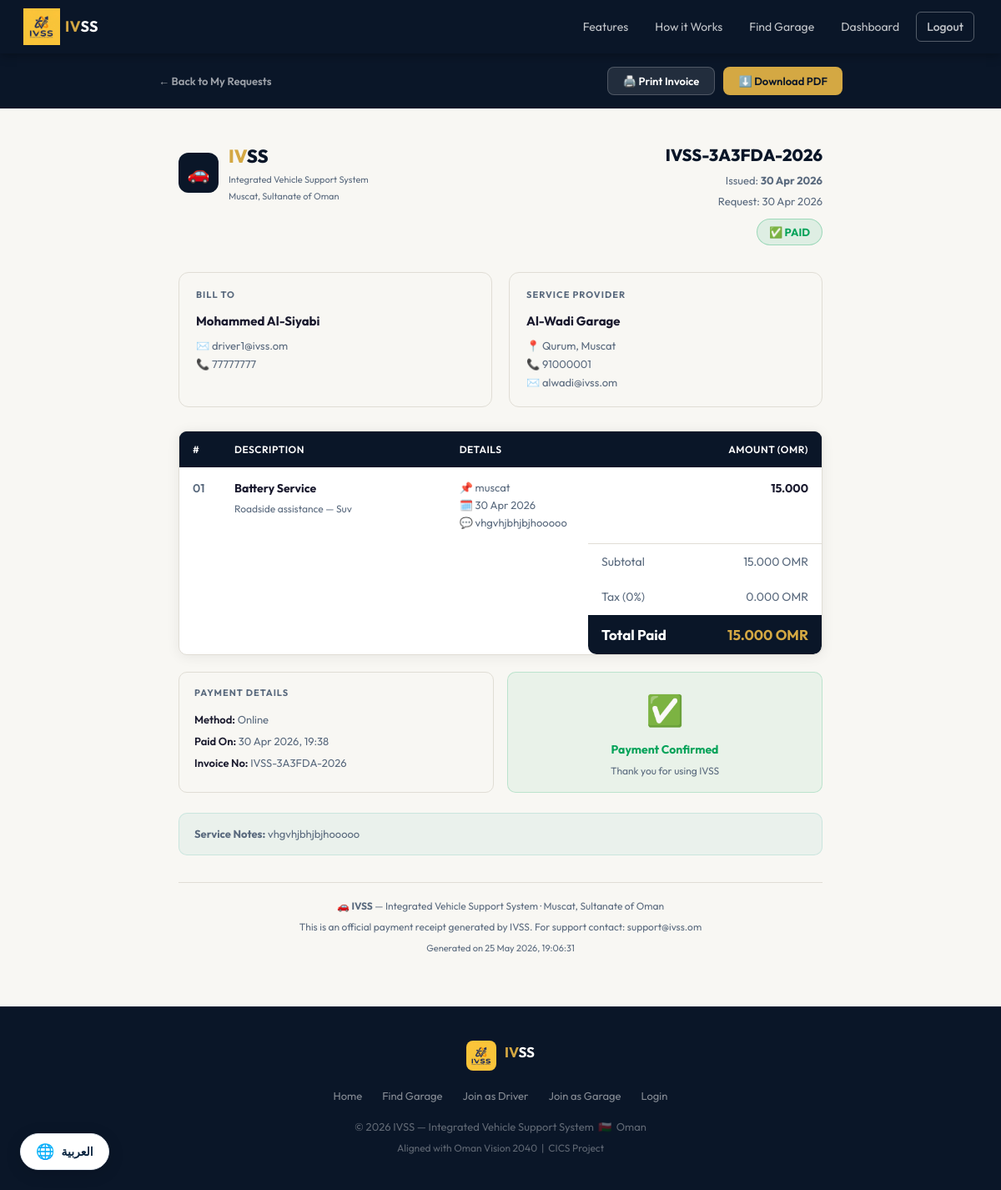
The app's page /pages/invoice.php?payment_id=1 (signed in) with its own data.
### tables this page shows
CREATE TABLE IF NOT EXISTS `payments` (
  `payment_id` int NOT NULL AUTO_INCREMENT,
  `request_id` int NOT NULL,
  `user_id` int NOT NULL,
  `amount` decimal(10,3) NOT NULL,
  `method` enum('card','cash','online') DEFAULT 'card',
  `status` enum('pending','paid','failed') DEFAULT 'pending',
  `invoice_number` varchar(50) DEFAULT NULL,
  `paid_at` timestamp NULL DEFAULT NULL,
  `created_at` timestamp NULL DEFAULT CURRENT_TIMESTAMP,
  PRIMARY KEY (`payment_id`),
  UNIQUE KEY `request_id` (`request_id`),
  UNIQUE KEY `invoice_number` (`invoice_number`),
  KEY `user_id` (`user_id`)
);

CREATE TABLE IF NOT EXISTS `service_requests` (
  `request_id` int NOT NULL AUTO_INCREMENT,
  `user_id` int NOT NULL,
  `garage_id` int DEFAULT NULL,
  `service_type` enum('towing','battery','tire','fuel','lockout','repair','other') NOT NULL,
  `vehicle_type` enum('sedan','suv','pickup','van','motorcycle','other') NOT NULL,
  `location_desc` varchar(300) NOT NULL,
  `notes` text,
  `price` decimal(10,3) DEFAULT NULL COMMENT 'Price set by garage before completing',
  `price_set_at` timestamp NULL DEFAULT NULL COMMENT 'When the garage set the price',
  `status` enum('pending','accepted','in_progress','completed','cancelled') DEFAULT 'pending',
  `created_at` timestamp NULL DEFAULT CURRENT_TIMESTAMP,
  `updated_at` timestamp NULL DEFAULT CURRENT_TIMESTAMP ON UPDATE CURRENT_TIMESTAMP,
  PRIMARY KEY (`request_id`),
  KEY `user_id` (`user_id`),
  KEY `garage_id` (`garage_id`)
);

CREATE TABLE IF NOT EXISTS `users` (
  `user_id` int NOT NULL AUTO_INCREMENT,
  `full_name` varchar(150) NOT NULL,
  `email` varchar(150) NOT NULL,
  `phone` int UNSIGNED NOT NULL,
  `password` varchar(255) NOT NULL,
  `language` enum('en','ar') DEFAULT 'en',
  `is_active` tinyint(1) DEFAULT '1',
  `created_at` timestamp NULL DEFAULT CURRENT_TIMESTAMP,
  PRIMARY KEY (`user_id`),
  UNIQUE KEY `email` (`email`)
);

CREATE TABLE IF NOT EXISTS `garages` (
  `garage_id` int NOT NULL AUTO_INCREMENT,
  `owner_name` varchar(150) NOT NULL,
  `garage_name` varchar(200) NOT NULL,
  `email` varchar(150) NOT NULL,
  `phone` int UNSIGNED NOT NULL,
  `password` varchar(255) NOT NULL,
  `location` varchar(255) NOT NULL,
  `latitude` decimal(10,7) DEFAULT NULL,
  `longitude` decimal(10,7) DEFAULT NULL,
  `services` text COMMENT 'Comma-separated list of offered services',
  `is_active` tinyint(1) DEFAULT '1',
  `rating` decimal(3,2) DEFAULT '0.00',
  `created_at` timestamp NULL DEFAULT CURRENT_TIMESTAMP,
  PRIMARY KEY (`garage_id`),
  UNIQUE KEY `email` (`email`)
);

### pages/invoice.php (the view, shortened to what this page needs)
<?php
$db        = getDB();
$paymentId = intval($_GET['payment_id'] ?? 0);
$userId    = $_SESSION['user_id'];
$stmt = $db->prepare("
    SELECT p.*,
           u.full_name   AS user_name,
           u.email       AS user_email,
           u.phone       AS user_phone,
           g.garage_name, g.location AS garage_location,
           g.phone       AS garage_phone, g.email AS garage_email,
           r.service_type, r.vehicle_type, r.location_desc, r.notes,
           r.created_at  AS request_date, r.price AS set_price
    FROM   payments p
    JOIN   service_requests r ON p.request_id = r.request_id
    JOIN   users u             ON p.user_id    = u.user_id
    LEFT   JOIN garages g      ON g.garage_id  = r.garage_id
    WHERE  p.payment_id = ?
      AND  p.user_id    = ?
      AND  p.status     = 'paid'
");
$stmt->execute([$paymentId, $userId]);
$inv = $stmt->fetch();
include __DIR__ . '/../includes/header.php';
?>
<div class="no-print" style="background:var(--navy);padding:16px 24px;">
  <div style="max-width:820px;margin:0 auto;display:flex;justify-content:space-between;align-items:center;flex-wrap:wrap;gap:10px;">
    <a href="my_requests.php" style="color:rgba(255,255,255,0.6);text-decoration:none;font-size:13px;font-weight:600;">
      ← Back to My Requests
    </a>
    <div style="display:flex;gap:10px;">
      <button onclick="window.print()"
              class="btn btn-sm"
              style="background:rgba(255,255,255,0.1);color:var(--white);border:1px solid rgba(255,255,255,0.2);">
        🖨️ Print Invoice
      </button>
      <button onclick="downloadPDF()"
              class="btn btn-primary btn-sm">
        ⬇️ Download PDF
      </button>
    </div>
  </div>
</div>
<div id="invoice-wrap">
  <div class="inv-header">
    <div class="inv-logo">
      <div class="logo-icon">🚗</div>
      <div>
        <div class="inv-logo" style="gap:0;">
          <div class="logo-text"><span>IV</span>SS</div>
        </div>
        <div class="logo-sub">Integrated Vehicle Support System</div>
        <div class="logo-sub">Muscat, Sultanate of Oman</div>
      </div>
    </div>
    <div class="inv-meta">
      <div class="inv-number"><?= htmlspecialchars($inv['invoice_number']) ?></div>
      <div class="inv-date">
        Issued: <strong><?= date('d M Y', strtotime($inv['paid_at'])) ?></strong>
      </div>
      <div class="inv-date">
        Request: <?= date('d M Y', strtotime($inv['request_date'])) ?>
      </div>
      <div>
        <span class="inv-status-paid">✅ PAID</span>
      </div>
    </div>
  </div>
  <div class="inv-parties">
    <div class="inv-party">
      <div class="inv-party-label">Bill To</div>
      <div class="inv-party-name"><?= htmlspecialchars($inv['user_name']) ?></div>
      <div class="inv-party-detail">
        ✉️ <?= htmlspecialchars($inv['user_email']) ?><br>
        📞 <?= htmlspecialchars($inv['user_phone']) ?>
      </div>
    </div>
    <div class="inv-party">
      <div class="inv-party-label">Service Provider</div>
      <div class="inv-party-name"><?= htmlspecialchars($inv['garage_name'] ?? 'IVSS Network') ?></div>
      <div class="inv-party-detail">
        <?php if ($inv['garage_location']): ?>
        📍 <?= htmlspecialchars($inv['garage_location']) ?><br>
        <?php endif; ?>
        <?php if ($inv['garage_phone']): ?>
        📞 <?= htmlspecialchars($inv['garage_phone']) ?><br>
        <?php endif; ?>
        <?php if ($inv['garage_email']): ?>
        ✉️ <?= htmlspecialchars($inv['garage_email']) ?>
        <?php endif; ?>
      </div>
    </div>
  </div>
  <div class="card" style="padding:0;overflow:hidden;margin-bottom:0;">
    <table class="inv-table">
      <thead>
        <tr>
          <th style="width:50px;">#</th>
          <th>Description</th>
          <th>Details</th>
          <th>Amount (OMR)</th>
        </tr>
      </thead>
      <tbody>
        <tr>
          <td style="color:var(--muted);font-weight:600;">01</td>
          <td>
            <div style="font-weight:700;font-size:14px;">
              <?= ucfirst($inv['service_type']) ?> Service
            </div>
            <div style="font-size:12px;color:var(--muted);margin-top:3px;">
              Roadside assistance — <?= ucfirst(str_replace('_',' ',$inv['vehicle_type'])) ?>
            </div>
          </td>
          <td style="font-size:13px;color:var(--muted);">
            📌 <?= htmlspecialchars($inv['location_desc']) ?><br>
            🗓️ <?= date('d M Y', strtotime($inv['request_date'])) ?>
            <?php if (!empty($inv['notes'])): ?>
            <br>💬 <?= htmlspecialchars(substr($inv['notes'],0,60)) ?>
            <?php endif; ?>
          </td>
          <td><?= number_format($inv['amount'],3) ?></td>
        </tr>
      </tbody>
    </table>
    <div class="inv-totals">
      <div class="inv-totals-inner">
        <div class="inv-total-row">
          <span>Subtotal</span>
          <span><?= number_format($inv['amount'],3) ?> OMR</span>
        </div>
        <div class="inv-total-row">
          <span>Tax (0%)</span>
          <span>0.000 OMR</span>
        </div>
        <div class="inv-total-row grand">
          <span>Total Paid</span>
          <span><?= number_format($inv['amount'],3) ?> OMR</span>
        </div>
      </div>
    </div>
  </div>
  <div style="display:grid;grid-template-columns:1fr 1fr;gap:16px;margin-top:20px;">
    <div style="background:var(--bg);border-radius:10px;padding:16px 18px;border:1px solid var(--border);">
      <div style="font-size:11px;font-weight:700;color:var(--muted);text-transform:uppercase;letter-spacing:1px;margin-bottom:10px;">Payment Details</div>
      <div style="font-size:13px;line-height:2;color:var(--muted);">
        <span style="color:var(--text);font-weight:600;">Method:</span>
        <?= ucfirst($inv['method'] ?? 'N/A') ?><br>
        <span style="color:var(--text);font-weight:600;">Paid On:</span>
        <?= date('d M Y, H:i', strtotime($inv['paid_at'])) ?><br>
        <span style="color:var(--text);font-weight:600;">Invoice No:</span>
        <?= htmlspecialchars($inv['invoice_number']) ?>
      </div>
    </div>
    <div style="background:rgba(6,163,90,0.06);border-radius:10px;padding:16px 18px;border:1px solid rgba(6,163,90,0.2);display:flex;flex-direction:column;justify-content:center;align-items:center;text-align:center;">
      <div style="font-size:36px;margin-bottom:8px;">✅</div>
      <div style="font-size:14px;font-weight:700;color:#06a35a;">Payment Confirmed</div>
      <div style="font-size:12px;color:var(--muted);margin-top:4px;">Thank you for using IVSS</div>
    </div>
  </div>
  <?php if ($inv['notes']): ?>
  <div class="inv-notes">
    <strong>Service Notes:</strong> <?= htmlspecialchars($inv['notes']) ?>
  </div>
  <?php endif; ?>
  <div class="inv-footer">
    <div style="margin-bottom:6px;">
      🚗 <strong>IVSS</strong> — Integrated Vehicle Support System · Muscat, Sultanate of Oman
    </div>
    <div>This is an official payment receipt generated by IVSS. For support contact: support@ivss.om</div>
    <div style="margin-top:8px;font-size:11px;">Generated on <?= date('d M Y, H:i:s') ?></div>
  </div>
</div>
<?php include __DIR__ . '/../includes/footer.php'; ?>

### css/style.css (style rules this page uses)
*, *::before, *::after { margin: 0; padding: 0; box-sizing: border-box; }
:root { --navy: #0a1628; --navy2: #0d1f3c; --navy3: #112240; --gold: #d4a843; --gold2: #f0c060; --teal: #1a9e8a; --teal2: #22c4ab; --bg: #f8f7f3; --white: #ffffff; --text: #1a1a2e; --muted: #5a6a7e; --border: #e0ddd5; --danger: #e24b4a; --success: #1a9e8a; --warning: #d4a843; --radius: 10px; --shadow: 0 2px 16px rgba(0,0,0,0.07); }
html { scroll-behavior: smooth; }
body { font-family: 'Outfit', 'Tajawal', sans-serif; background: var(--bg); color: var(--text); line-height: 1.6; }
.card { background: var(--white); border: 1px solid var(--border); border-radius: var(--radius); padding: 28px; box-shadow: var(--shadow); }
.btn { display: inline-block; padding: 12px 28px; border-radius: 8px; font-size: 15px; font-weight: 600; text-decoration: none; cursor: pointer; border: none; font-family: inherit; transition: all 0.2s; text-align: center; }
.btn-primary { background: var(--gold); color: var(--navy); }
.btn-sm { padding: 8px 18px; font-size: 13px; }
table { width: 100%; border-collapse: collapse; background: var(--white); }
thead th { background: var(--navy); color: var(--white); padding: 13px 16px; text-align: left; font-size: 13px; font-weight: 600; }
tbody tr { border-bottom: 1px solid var(--border); transition: background 0.15s; }
tbody tr:last-child { border-bottom: none; }
tbody td { padding: 13px 16px; font-size: 14px; color: var(--text); }

### includes/header.php (style rules this page uses)
body { top: 0 !important; }

### pages/invoice.php (style rules this page uses)
#invoice-wrap { max-width: 820px; margin: 0 auto; padding: 40px 24px 60px; }
.inv-header { display: flex; justify-content: space-between; align-items: flex-start; flex-wrap: wrap; gap: 20px; margin-bottom: 32px; }
.inv-logo { display: flex; align-items: center; gap: 12px; }
.inv-logo .logo-icon { width: 48px; height: 48px; background: var(--navy); border-radius: 12px; display: flex; align-items: center; justify-content: center; font-size: 22px; }
.inv-logo .logo-text { font-size: 22px; font-weight: 800; color: var(--navy); }
.inv-logo .logo-text span { color: var(--gold); }
.inv-logo .logo-sub { font-size: 11px; color: var(--muted); margin-top: 2px; }
.inv-meta { text-align: right; }
.inv-number { font-size: 20px; font-weight: 800; color: var(--navy); }
.inv-date { font-size: 13px; color: var(--muted); margin-top: 4px; }
.inv-status-paid { display: inline-flex; align-items: center; gap: 6px; background: rgba(6,163,90,0.1); color: #06a35a; border: 1.5px solid rgba(6,163,90,0.3); padding: 5px 14px; border-radius: 20px; font-size: 13px; font-weight: 700; margin-top: 10px; }
.inv-parties { display: grid; grid-template-columns: 1fr 1fr; gap: 20px; margin-bottom: 28px; }
.inv-party { background: var(--bg); border-radius: 12px; padding: 18px 20px; border: 1px solid var(--border); }
.inv-party-label { font-size: 11px; font-weight: 700; color: var(--muted); text-transform: uppercase; letter-spacing: 1px; margin-bottom: 10px; }
.inv-party-name { font-size: 15px; font-weight: 700; margin-bottom: 6px; }
.inv-party-detail { font-size: 13px; color: var(--muted); line-height: 1.7; }
.inv-table { width: 100%; border-collapse: collapse; margin-bottom: 0; font-size: 14px; }
.inv-table thead tr { background: var(--navy); color: var(--white); }
.inv-table thead th { padding: 12px 16px; font-weight: 600; font-size: 12px; text-transform: uppercase; letter-spacing: 0.5px; }
.inv-table thead th:last-child { text-align: right; }
.inv-table tbody tr { border-bottom: 1px solid var(--border); }
.inv-table tbody tr:last-child { border-bottom: none; }
.inv-table tbody td { padding: 14px 16px; vertical-align: top; }
.inv-table tbody td:last-child { text-align: right; font-weight: 700; }
.inv-totals { display: flex; justify-content: flex-end; margin-top: 0; }
.inv-totals-inner { min-width: 280px; border-top: 1px solid var(--border); }
.inv-total-row { display: flex; justify-content: space-between; align-items: center; padding: 10px 16px; font-size: 14px; color: var(--muted); }
.inv-total-row.grand { background: var(--navy); color: var(--white); border-radius: 0 0 10px 10px; font-size: 17px; font-weight: 700; }
.inv-total-row.grand span:last-child { color: var(--gold); }
.inv-notes { background: rgba(26,158,138,0.06); border: 1px solid rgba(26,158,138,0.15); border-radius: 10px; padding: 14px 18px; font-size: 13px; color: var(--muted); margin-top: 24px; }
.inv-footer { text-align: center; margin-top: 32px; font-size: 12px; color: var(--muted); border-top: 1px solid var(--border); padding-top: 18px; }

### records on screen
payments: invoice_number "IVSS-3A3FDA-2026", paid_at "30 Apr 2026", request.created_at "30 Apr 2026", user.full_name "Mohammed Al-Siyabi", user.email "driver1@ivss.om", user.phone "77777777", garages.garage_name "Al-Wadi Garage", garages.location "Qurum, Muscat", garages.phone "91000001", garages.email "alwadi@ivss.om", request.service_type "Battery", request.vehicle_type "Suv", request.location_desc "muscat", request.notes "vhgvhjbhjbjhooooo", amount "15.000", method "Online", paid_at "30 Apr 2026, 19:38"
